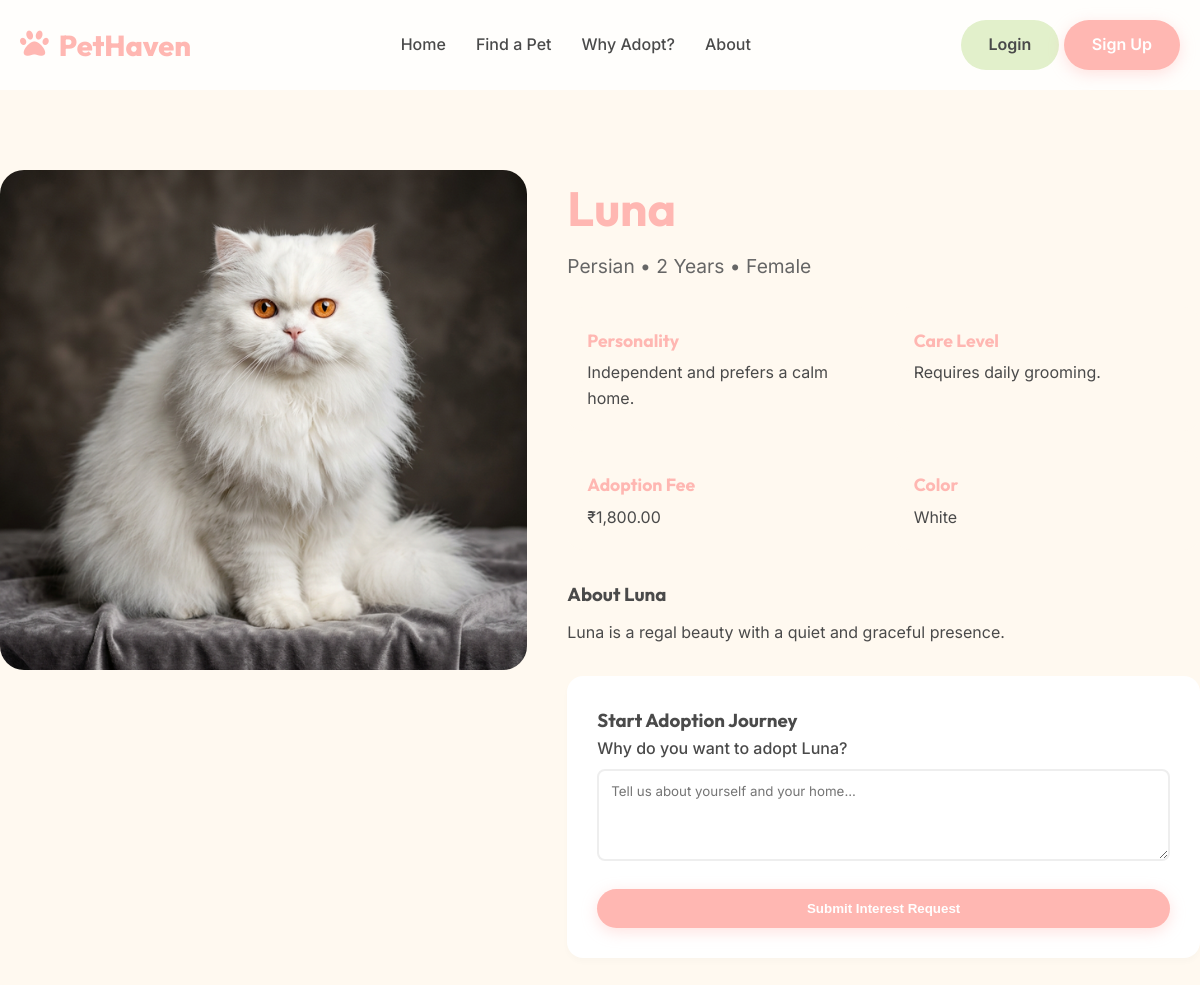
Page /pet_details.php?name=Luna on the committed database.
### tables this page shows
CREATE TABLE IF NOT EXISTS pets (
    name VARCHAR(100) PRIMARY KEY,
    category_name VARCHAR(50),
    breed VARCHAR(100),
    age VARCHAR(20),
    gender ENUM('Male', 'Female'),
    color VARCHAR(50),
    price DECIMAL(10, 2) DEFAULT 0.00,
    description TEXT,
    behavior TEXT,
    care_pattern TEXT,
    is_rescued BOOLEAN DEFAULT FALSE,
    image VARCHAR(255),
    status ENUM('available', 'adopted') DEFAULT 'available',
    created_at TIMESTAMP DEFAULT CURRENT_TIMESTAMP,
    FOREIGN KEY (category_name) REFERENCES categories(name)
);

### pet_details.php (the view, shortened to what this page needs)
<?php
require_once 'includes/db.php';
require_once 'includes/header.php';
$pet_name = $_GET['name'];
$stmt = $pdo->prepare("SELECT p.*, c.name as category_name FROM pets p LEFT JOIN categories c ON p.category_name = c.name WHERE p.name = ?");
$stmt->execute([$pet_name]);
$pet = $stmt->fetch(PDO::FETCH_ASSOC);
?>
<div class="container section-padding">
    <div class="hero-grid" style="grid-template-columns: 1fr 1.2fr; gap: 40px; align-items: flex-start;">
        <div>
            <div style="position: relative; border-radius: var(--radius-lg); overflow: hidden; box-shadow: var(--shadow-lg); height: 500px;">
                  <img src="<?php echo $pet['image']; ?>" style="width: 100%; height: 100%; object-fit: cover;" alt="<?php echo $pet['name']; ?>">
            </div>
        </div>
        <div class="pet-details-content">
            <h1 style="font-size: 3rem; color: var(--color-primary); margin-bottom: 5px;"><?php echo htmlspecialchars($pet['name']); ?></h1>
            <p style="font-size: 1.2rem; color: #666; margin-bottom: 25px;"><?php echo htmlspecialchars($pet['breed']); ?> • <?php echo htmlspecialchars($pet['age']); ?> • <?php echo htmlspecialchars($pet['gender']); ?></p>
            <div style="display: grid; grid-template-columns: 1fr 1fr; gap: 20px; margin-bottom: 30px;">
                <div style="background: var(--color-warm-bg); padding: 20px; border-radius: var(--radius-md);">
                     <h4 style="font-size: 1.1rem; color: var(--color-primary); margin-bottom: 5px;">Personality</h4>
                     <p><?php echo htmlspecialchars($pet['behavior']); ?></p>
                </div>
                <div style="background: var(--color-warm-bg); padding: 20px; border-radius: var(--radius-md);">
                     <h4 style="font-size: 1.1rem; color: var(--color-primary); margin-bottom: 5px;">Care Level</h4>
                     <p><?php echo htmlspecialchars($pet['care_pattern']); ?></p>
                </div>
                <div style="background: var(--color-warm-bg); padding: 20px; border-radius: var(--radius-md);">
                      <h4 style="font-size: 1.1rem; color: var(--color-primary); margin-bottom: 5px;">Adoption Fee</h4>
                      <p><?php echo $pet['price'] > 0 ? '₹'.number_format($pet['price'], 2) : 'Free Adoption'; ?></p>
                 </div>
                <div style="background: var(--color-warm-bg); padding: 20px; border-radius: var(--radius-md);">
                      <h4 style="font-size: 1.1rem; color: var(--color-primary); margin-bottom: 5px;">Color</h4>
                      <p><?php echo htmlspecialchars($pet['color']); ?></p>
                 </div>
            </div>
            <div style="margin-bottom: 30px;">
                <h3 style="margin-bottom: 10px;">About <?php echo htmlspecialchars($pet['name']); ?></h3>
                <p style="line-height: 1.6;"><?php echo nl2br(htmlspecialchars($pet['description'])); ?></p>
            </div>
            <?php if($pet['status'] == 'available'): ?>
                <div style="background: white; padding: 30px; border-radius: var(--radius-md); box-shadow: var(--shadow-card);">
                    <h3 class="mb-3">Start Adoption Journey</h3>
                    <form method="POST">
                        <div class="form-group mb-3">
                            <label style="display: block; margin-bottom: 8px;">Why do you want to adopt <?php echo htmlspecialchars($pet['name']); ?>?</label>
                            <textarea name="message" rows="4" class="form-control" placeholder="Tell us about yourself and your home..." required></textarea>
                        </div>
                        <button type="submit" name="adopt_request" class="btn btn-primary" style="width: 100%;">Submit Interest Request</button>
                    </form>
                </div>
            <?php else: ?>
                <div style="background: #f8f9fa; padding: 20px; border-radius: var(--radius-md); text-align: center;">
                    <p style="color: #888;">This pet has found a new home!</p>
                </div>
            <?php endif; ?>
        </div>
    </div>
</div>
<?php require_once 'includes/footer.php'; ?>

### style.css (style rules this page uses)
:root { --color-primary: #FFB7B2; --color-secondary: #E2F0CB; --color-accent: #C7CEEA; --color-warm-bg: #FFF9F0; --color-text-main: #4A4A4A; --color-text-light: #888888; --color-white: #ffffff; --color-danger: #FF9AA2; --color-success: #B5EAD7; --font-heading: 'Outfit', sans-serif; --font-body: 'Inter', sans-serif; --shadow-soft: 0 10px 30px rgba(0, 0, 0, 0.05); --shadow-card: 0 4px 6px rgba(0, 0, 0, 0.02); --radius-lg: 24px; --radius-md: 16px; --radius-sm: 8px; }
* { margin: 0; padding: 0; box-sizing: border-box; }
body { font-family: var(--font-body); background-color: var(--color-warm-bg); color: var(--color-text-main); line-height: 1.6; overflow-x: hidden; }
h1, h2, h3, h4, h5, h6 { font-family: var(--font-heading); font-weight: 700; color: var(--color-text-main); }
.container { max-width: 1200px; margin: 0 auto; padding: 0 20px; }
.btn { display: inline-block; padding: 12px 28px; border-radius: 50px; font-weight: 600; cursor: pointer; border: none; transition: transform 0.2s ease, box-shadow 0.2s ease; }
.btn-primary { background-color: var(--color-primary); color: var(--color-white); box-shadow: 0 4px 15px rgba(255, 183, 178, 0.4); }
.section-padding { padding: 80px 0; }
.hero-grid { display: grid; grid-template-columns: 1fr 1fr; gap: 50px; align-items: center; }
.form-group { margin-bottom: 20px; }
.form-group label { display: block; margin-bottom: 8px; font-weight: 500; }
.form-control { width: 100%; padding: 12px; border: 2px solid #eee; border-radius: var(--radius-sm); font-family: var(--font-body); transition: border-color 0.3s; }

### rows in the picture
pets: image (picture), name "Luna", breed "Persian", age "2 Years", gender "Female", behavior "Independent and prefers a calm home.", care_pattern "Requires daily grooming.", price "1,800.00", color "White", description "Luna is a regal beauty with a quiet and graceful presence."
